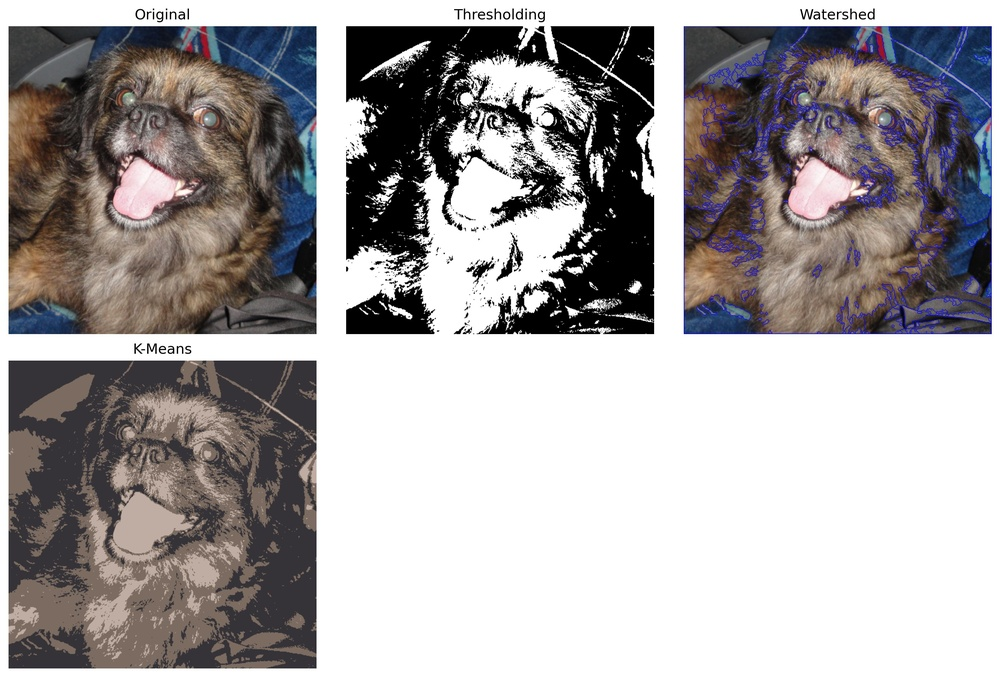
#> input picture Experiment 9/Output.jpg, 1000 x 677 px, shrunk from 3510 x 2375 before the run
$ python Program.py
#> lines starting #> are read from the running program, lines starting #| are printed output that depends on the picture; after the words box and inside, x2 and y2 are one past the last pixel; in counts of white or black regions, pixels touching at a corner belong together
#> the answer given: Output.jpg
import cv2
import numpy as np
import matplotlib.pyplot as plt

def perform_segmentation(path):
#> called with path = 'Output.jpg'
    img = cv2.imread(path)
#> img is the input picture: shape (677, 1000, 3); mean B, G, R 162.9, 162.1, 166
    if img is None: return print("Error: Image not found!")

    img_rgb = cv2.cvtColor(img, cv2.COLOR_BGR2RGB)
    gray = cv2.cvtColor(img, cv2.COLOR_BGR2GRAY)

    # 1. Classical Methods
    # Otsu's Thresholding (Automatic binary)
    _, otsu = cv2.threshold(gray, 0, 255, cv2.THRESH_BINARY + cv2.THRESH_OTSU)
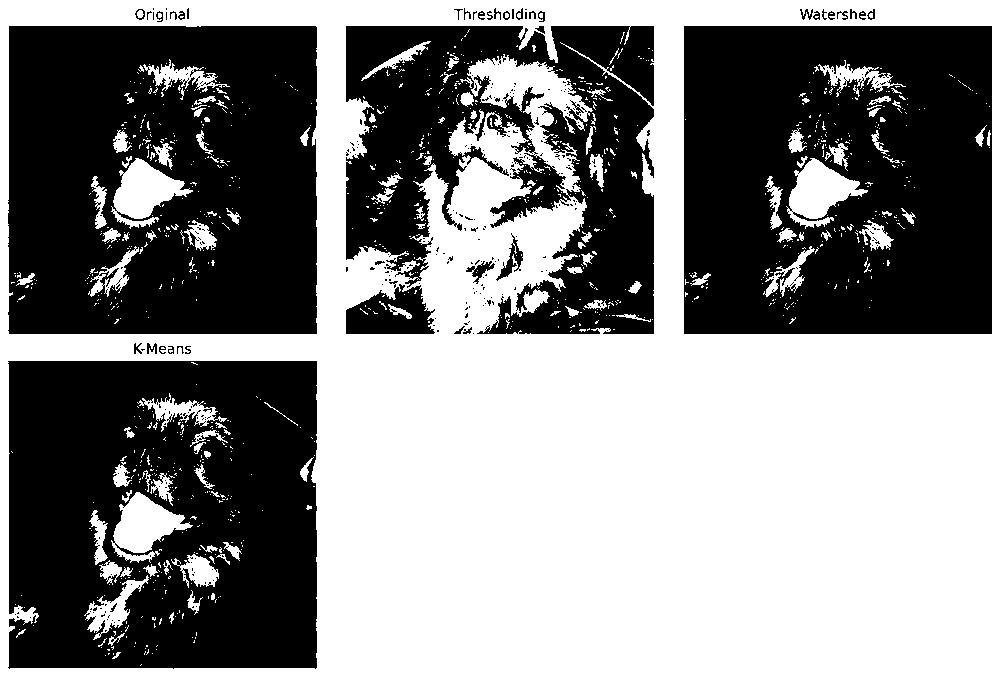
#> otsu: shape (677, 1000); 52.7% white; 351 black regions (309 under 20 px), largest, box (x1, y1, x2, y2) and area: (684, 26, 992, 334) 87163, (8, 26, 317, 334) 87044, (8, 361, 317, 669) 84444

    # Watershed (Simple version)
    ret, markers = cv2.connectedComponents(otsu)
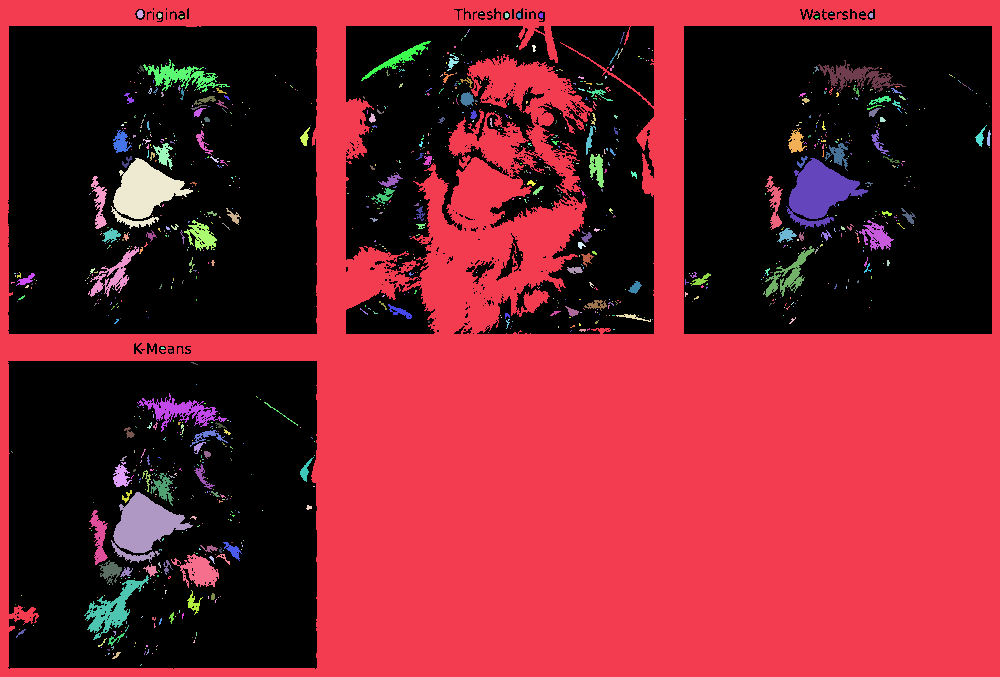
#> markers: shape (677, 1000) int32; 1047 distinct labels, from 0 to 1046; one colour per label, 0 black
#> ret = 1047
    watershed_img = img.copy()
    markers = cv2.watershed(watershed_img, markers)
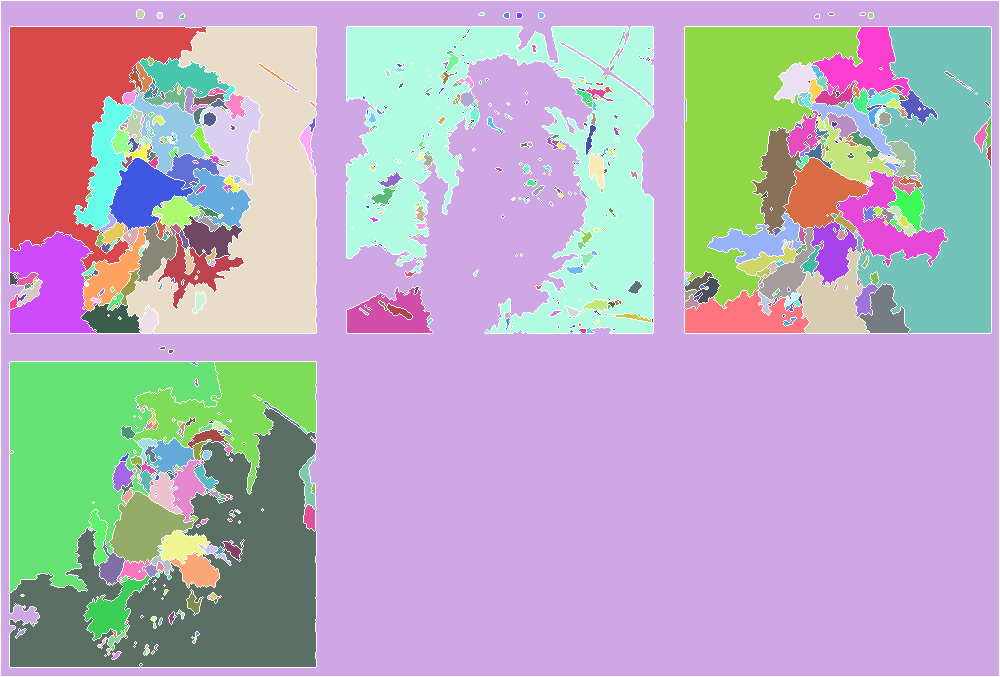
#> markers: shape (677, 1000) int32; 1048 distinct labels, from -1 to 1046; one colour per label, 0 black, -1 white
    watershed_img[markers == -1] = [255, 0, 0] # Red boundaries
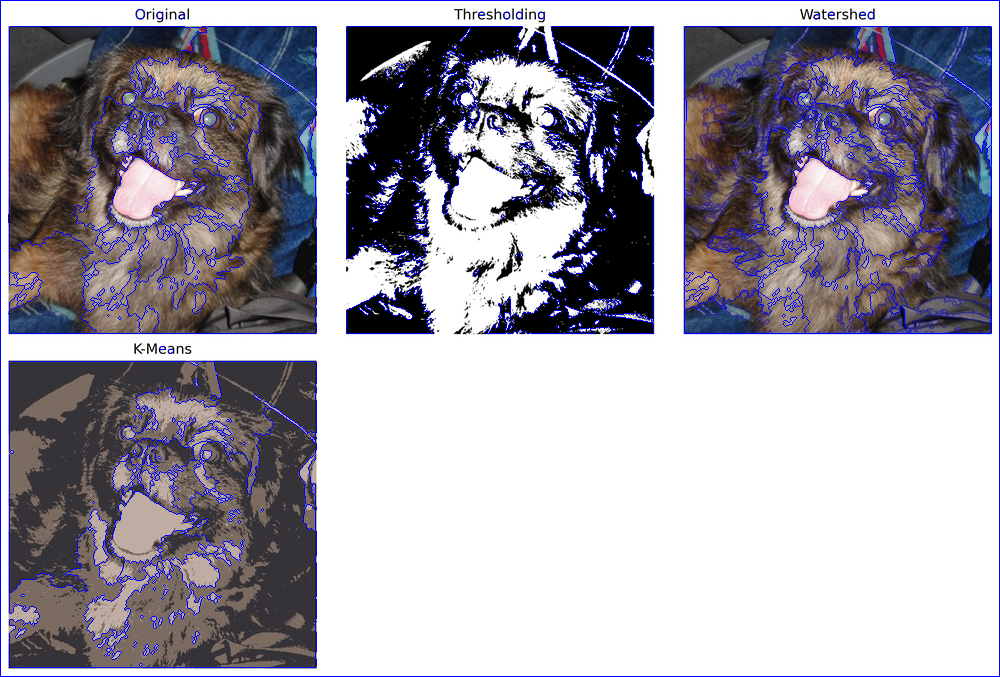
#> watershed_img: shape (677, 1000, 3); 4.02% of pixels changed, all inside (x1, y1, x2, y2) = (0, 0, 1000, 677)

    # GrabCut (Interactive/Rectangular)
    mask = np.zeros(img.shape[:2], np.uint8)
    rect = (10, 10, img.shape[1]-10, img.shape[0]-10) # Assumes central object
#> rect = (10, 10, 990, 667)
    cv2.grabCut(img, mask, rect, None, None, 5, cv2.GC_INIT_WITH_RECT)
    grabcut = img * np.where((mask==2)|(mask==0), 0, 1).astype('uint8')[:,:,np.newaxis]
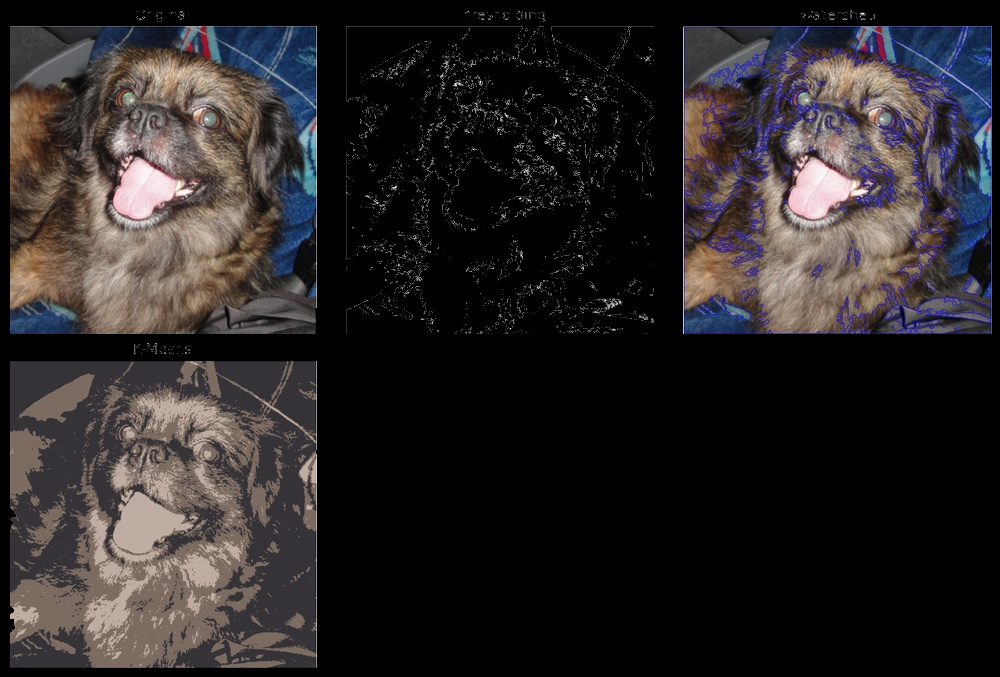
#> grabcut: shape (677, 1000, 3); mean B, G, R 38.5, 37.8, 41.7

    # 2. Learning-Based Methods
    # K-Means Clustering
    pixels = np.float32(img.reshape((-1, 3)))
    criteria = (cv2.TERM_CRITERIA_EPS + cv2.TERM_CRITERIA_MAX_ITER, 10, 1.0)
    _, labels, centers = cv2.kmeans(pixels, 3, None, criteria, 10, cv2.KMEANS_RANDOM_CENTERS)
#> centers = [[45.29, 37.97, 40.17], [113.4, 119.9, 133.9], [254.1, 254, 254.5]]
    kmeans = np.uint8(centers)[labels.flatten()].reshape(img.shape)

    # Mean Shift
    mean_shift = cv2.pyrMeanShiftFiltering(img, 21, 51)

    # 3. Visualization
    results = {
        "Original": img_rgb,
        "Thresholding": otsu,
        "Watershed": cv2.cvtColor(watershed_img, cv2.COLOR_BGR2RGB),
        "K-Means": cv2.cvtColor(kmeans, cv2.COLOR_BGR2RGB),
    }

    plt.figure(figsize=(12, 8))
    for i, (title, res) in enumerate(results.items()):
        plt.subplot(2, 3, i+1)
        plt.imshow(res, cmap='gray' if title == "Thresholding" else None)
        plt.title(title)
        plt.axis('off')
#> this loop made 4 passes
#> title on passes 1 to 4: 'Original', 'Thresholding', 'Watershed', 'K-Means'

    plt.tight_layout()

    # -------------------------------
    # SAVE OUTPUT (ADDED)
    # -------------------------------
    output_path = "Output.jpg"
    plt.savefig(output_path, dpi=300, bbox_inches='tight')
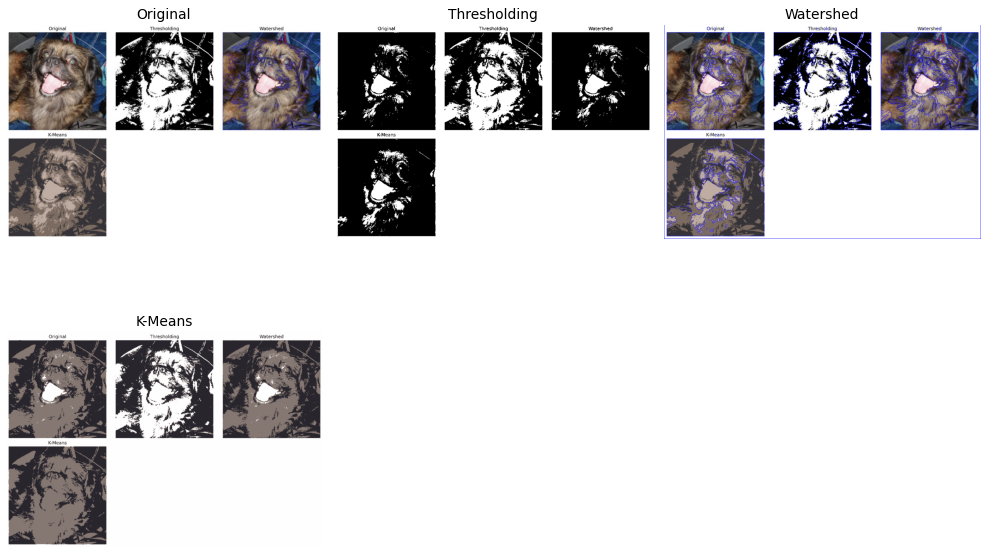
#> figure drawn by matplotlib, 4 panels
    print(f"Output saved as {output_path}")

    plt.show()

if __name__ == "__main__":
    path = input("Enter image path: ").strip()
    perform_segmentation(path)
